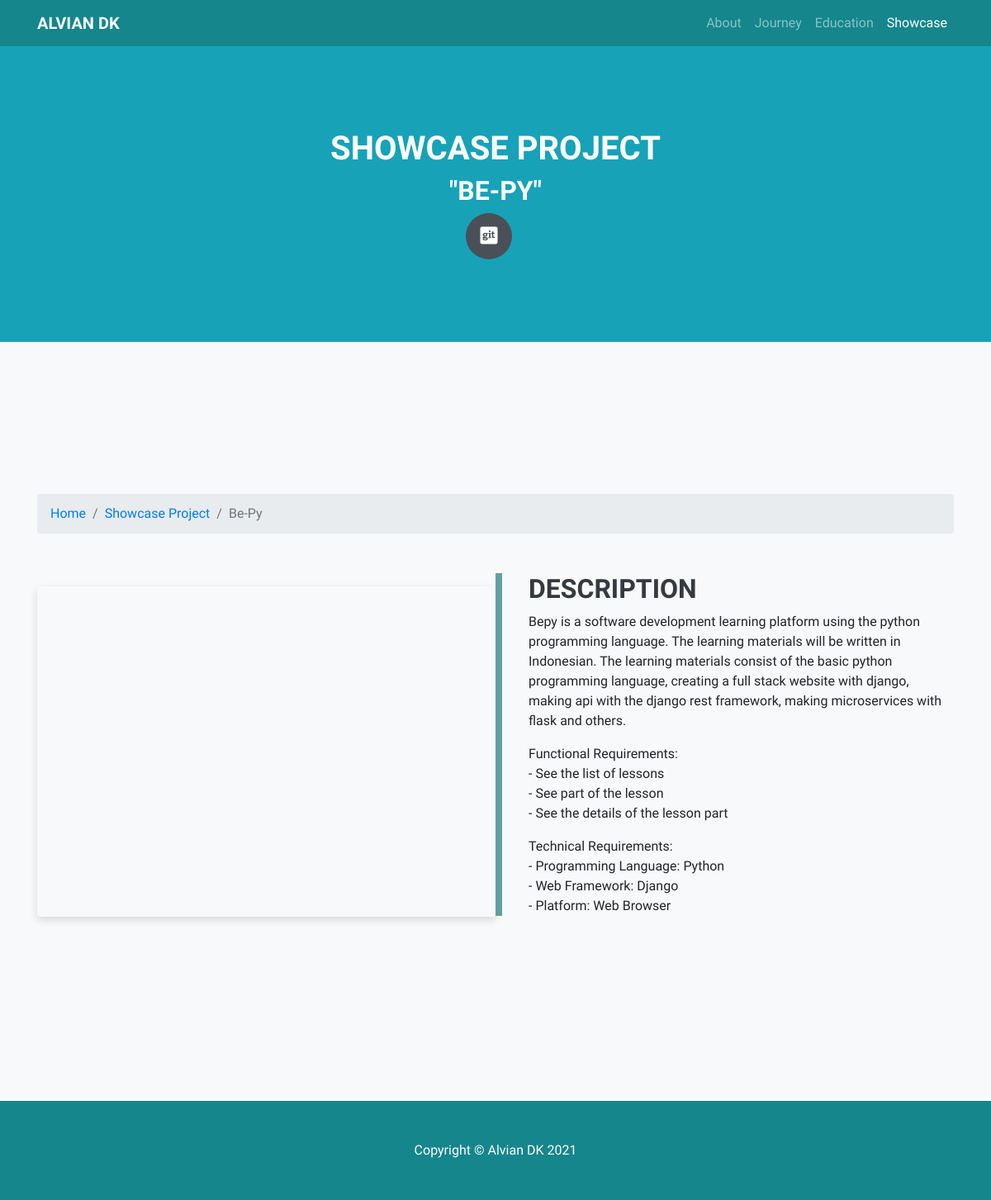
Screenshot of /showcase-project/be-py/ with the database file from the repository.
### showcase_project/models.py (models this page shows, shortened)
class Project(models.Model):
    name = models.CharField(max_length=128)
    description = models.TextField()
    url = models.URLField()
    cover_image = models.ImageField()
    git_url = models.URLField()
    youtube_url = models.URLField()
    slug = models.SlugField(default="")
    ordering = models.IntegerField(default=0)
    class Meta:
        ordering = ["ordering"]

### showcase_project/views.py (the view)
# urls.py: path('<slug>/', views.project_detail_view, name='project_detail'),
def project_detail_view(request, slug):
    context = {}
    context['project'] = Project.objects.get(slug=slug)
    return render(request, 'project/detail.html', context)

### about_me/templatetags/navigation_tag.py (called while the page is built)
@register.simple_tag
def active_css_class(request_path, app_url_path):
    split_request_path = request_path.split("/")
    if  split_request_path[1] == app_url_path:
        return "active"
    else:
        return ""

### templates/project/detail.html (shortened to what this page needs)
{% extends 'base_template.html' %}
    {% load static %}
  {% block custom_css %}
  <link href="{% static 'css/custom.css' %}" rel="stylesheet">
  <link href="{% static 'css/showcase-project.css' %}" rel="stylesheet">
  <link href="{% static 'css/showcase-detail.css' %}" rel="stylesheet">
  <link href="{% static 'css/skeleton-screen.css' %}" rel="stylesheet">
  {% endblock custom_css %}
  {% block content %}
  {% include 'component/navigation.html' %}
  <header class="bg-info text-white">
    <div class="container text-center">
      <h1 class="text-white">Showcase Project</h1>
      <h2 class="text-white">"{{ project.name }}"</h2>
      <div class="social-icons">
        <a href="{{ project.git_url }}">
          <i class="fab fa-git-square"></i>
        </a>
      </div>
    </div>
  </header>
  <section class="projects-section bg-light" id="projects">
    <div class="container">
      <div class="mb-5">
        <nav aria-label="breadcrumb">
          <ol class="breadcrumb my-4">
            <li class="breadcrumb-item"><a href="{% url 'home' %}">Home</a></li>
            <li class="breadcrumb-item" aria-current="page"><a href="{% url 'showcase_project:project_list' %}">Showcase Project</a></li>
                <li class="breadcrumb-item active" aria-current="page">{{ project.name }}</li>
          </ol>
        </nav>
      </div>
      <div class="row align-items-center no-gutters mb-4 mb-lg-5">
        <div class="col-xl-6 col-lg-6">
          <div class="placeholder-item placeholder-loading">
          </div>
        </div>
        <div class="col-xl-6 col-lg-6">
            <div class="featured-text text-left text-lg-left">
                <h2>Description</h2>
                <p class="text-black-50 mb-0">
                  {{ project.description | linebreaks }}
                </p>
            </div>
        </div>
      </div>
    </div>
  </section>
  {% include 'component/footer.html' %}
  {% endblock content %}

### static/css/custom.css (style rules this page uses)
body { font-family: 'Muli', -apple-system, BlinkMacSystemFont, 'Segoe UI', Roboto, 'Helvetica Neue', Arial, sans-serif, 'Apple Color Emoji', 'Segoe UI Emoji', 'Segoe UI Symbol', 'Noto Color Emoji'; }
h1, h2, h3, h4, h5, h6, .navbar-brand { font-family: 'Saira Extra Condensed', -apple-system, BlinkMacSystemFont, 'Segoe UI', Roboto, 'Helvetica Neue', Arial, sans-serif, 'Apple Color Emoji', 'Segoe UI Emoji', 'Segoe UI Symbol', 'Noto Color Emoji'; font-weight: 700; text-transform: uppercase; color: #343a40; }

### static/css/showcase-project.css (style rules this page uses)
header { padding: 156px 0 100px; }
section { padding: 150px 0; }

### static/css/showcase-detail.css (style rules this page uses)
.projects-section { padding: 10rem 0; }
.projects-section .featured-text { padding: 2rem; }
@media (min-width: 992px) { .projects-section .featured-text { padding: 0 0 0 2rem; border-left: 0.5rem solid #64a19d; } }
.social-icons a { display: inline-block; height: 3.5rem; width: 3.5rem; background-color: #495057; color: #fff !important; border-radius: 100%; text-align: center; font-size: 1.5rem; line-height: 3.5rem; margin-right: 1rem; }

### static/css/skeleton-screen.css (style rules this page uses)
.placeholder-item { box-shadow: 0 4px 10px 0 rgba(33, 33, 33, 0.15); border-radius: 4px; position: relative; overflow: hidden; height:400px; width:100%; }
.placeholder-loading::before { content: ''; display: block; position: absolute; left: -150px; top: 0; height: 100%; width: 150px; background: linear-gradient(to right, transparent 0%, #E8E8E8 50%, transparent 100%); animation: load 1s cubic-bezier(0.4, 0.0, 0.2, 1) infinite; }

### rows the page displays
Project: name "BE-PY", name "Be-Py", description "Bepy is a software development learning platform using the python programming language. The learning materials will be written in Indonesian. The learning materials consist of the basic python programming language, creating a full stack website with django, making api with the django rest framework, making microservices with flask and others. Functional Requirements: - See the list of lessons - See part of the lesson - See the details of the lesson part Technical Requirements: - Programming Language: Python - Web Framework: Django - Platform: Web Browser"
